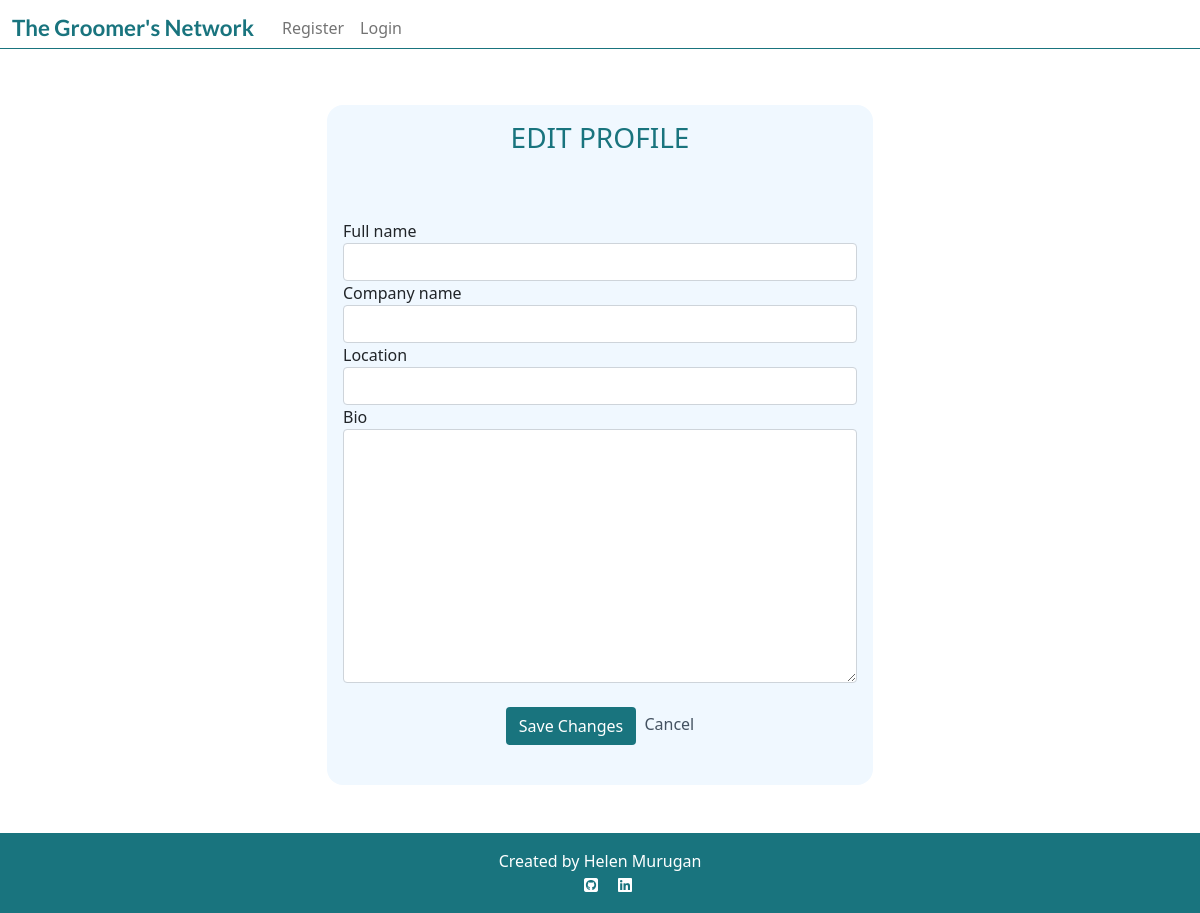
/user_profile/update/19/, run on an earlier commit of the app's database.
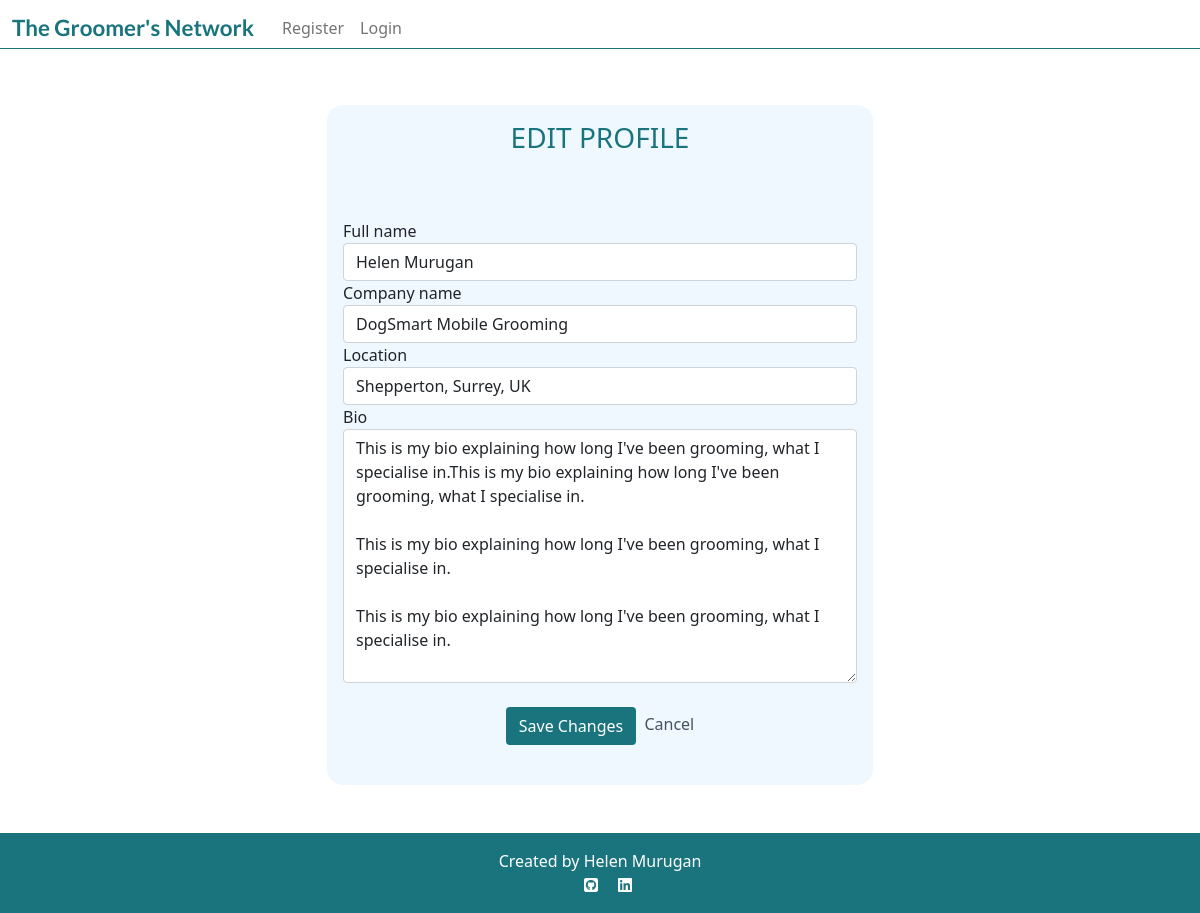
And on a later commit of the database.
### user_profile/models.py (models this page shows)
class Profile(models.Model):
    user = models.OneToOneField(
        User,
        on_delete=models.CASCADE,
        related_name='profile',
        verbose_name='User',
    )
    full_name = models.CharField(
        max_length=50,
        blank=True,
        null=True,
        verbose_name='Full name',
        default='',
    )
    company_name = models.CharField(
        blank=True,
        null=True,
        max_length=30,
        default='',
    )
    location = models.CharField(
        blank=True,
        null=True,
        max_length=30,
        default='',
    )
    bio = models.TextField(
        blank=True,
        null=True,
        max_length=1000,
        default='',
    )

### user_profile/views.py (the view)
class ProfileUpdate(SuccessMessageMixin, UpdateView):
    model = Profile
    form_class = ProfileForm
    template_name = "my_profile_update.html"
    success_url = "/user_profile/<str:user>"
    success_message = "Your profile has been updated!"

### user_profile/forms.py
class ProfileForm(forms.ModelForm):
    class Meta:
        model = Profile
        fields = ('full_name', 'company_name', 'location', 'bio',)

### templates/my_profile_update.html (shortened to what this page needs)
{% extends 'base.html' %}
{% load crispy_forms_tags %}
{% block content %}
<section>
    <div class="container my-5">
        <div class="row justify-content-center">
            <div class="col-md-8 col-lg-6">
                <div class="profile-card">
                    <div class="text-center">
                        <h3 class="card-body teal-text">EDIT PROFILE</h3>
                    </div>
                    <div class=card-body>
                        <form method="post" class="mt-4">
                            {{ form | crispy }}
                            <div class="text-center">
                                <button type="submit" class="btn btn-signup my-4">Save Changes</button>
                                <a href="{% url 'my_profile' user=request.user  %}" class="post-link">Cancel</a>
                            </div>
                        </form>
                    </div>
                </div>
            </div>
        </div>
    </div>
</section>
{% endblock %}

What changed in the data, as far as the page shows it:
changed Profile: full_name (not shown) → "Helen Murugan"; company_name (not shown) → "DogSmart Mobile Grooming"; location (not shown) → "Shepperton, Surrey, UK"; bio (not shown) → "This is my bio explaining how long I've been grooming, what I specialise in.This is my bio explaining how long I've been grooming, what I specialise in. This is my bio explaining how long I've been grooming, what I specialise in. This is my bio explaining how long I've been grooming, what I specialise in."
